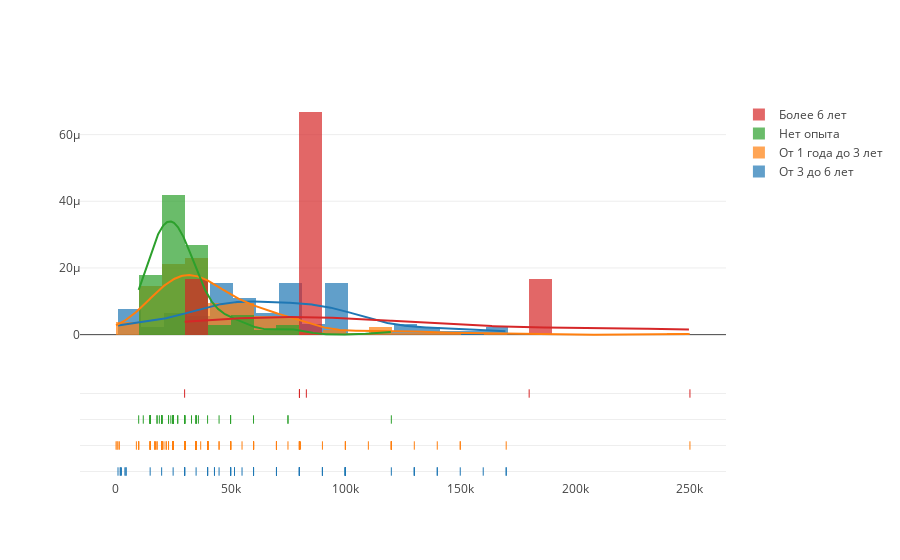

Notebook cell for this chart:
### Markdown cell above
## Распределение

### Code cell
factor = 'experience_name'
hist_data, group_labels = [], []
for factor_value in df_vacancy[factor].unique():
    factor_value_data = list(df_vacancy.loc[df_vacancy[factor] == factor_value]['salary_from'])
    if len(factor_value_data) > 1:
        group_labels.append(factor_value)
        hist_data.append(factor_value_data)

iplot(ff.create_distplot(hist_data, group_labels, bin_size=10000))

### Figure 1 — Plotly figure (JSON) as saved in the notebook; plotly's stock layout.template omitted (floating-point values rounded to 4 significant figures; data arrays with more than 128 entries replaced by an {"elided": "..."} marker saying what was removed)
{"data": [{"autobinx": false, "histnorm": "probability density", "legendgroup": "От 3 до 6 лет", "marker": {"color": "rgb(31, 119, 180)"}, "name": "От 3 до 6 лет", "opacity": 0.7, "type": "histogram", "x": [160000, 60000, 70000, 100000, 80000, 30000, 80000, 51724, 80000, 100000, 100000, 40000, 70000, 100000, 150000, 80000, 4000, 100000, 80000, 15000, 100000, 90000, 60000, 100000, 70000, 20000, 60000, 90000, 80000, 30000, 2500, 55000, 50000, 30000, 4500, 80000, 100000, 80000, 90000, 140000, 50000, 80000, 25000, 80000, 45000, 40000, 100000, 170000, 50000, 70000, 50000, 40000, 130000, 80000, 100000, 2000, 130000, 70000, 30000, 43000, 140000, 51724, 30000, 170000, 120000, 50000, 100000, 100000, 50000, 50000, 40000, 43000, 80000, 100000, 50000, 4500, 35000, 60000, 80000, 2000, 50000, 130000, 50000, 80000, 60000, 60000, 60000, 100000, 50000, 1000, 70000], "xaxis": "x1", "xbins": {"end": 170000, "size": 10000, "start": 1000}, "yaxis": "y1"}, {"autobinx": false, "histnorm": "probability density", "legendgroup": "От 1 года до 3 лет", "marker": {"color": "rgb(255, 127, 14)"}, "name": "От 1 года до 3 лет", "opacity": 0.7, "type": "histogram", "x": {"elided": "218 int values"}, "xaxis": "x1", "xbins": {"end": 250000, "size": 10000, "start": 150}, "yaxis": "y1"}, {"autobinx": false, "histnorm": "probability density", "legendgroup": "Нет опыта", "marker": {"color": "rgb(44, 160, 44)"}, "name": "Нет опыта", "opacity": 0.7, "type": "histogram", "x": [20000, 30000, 45000, 15000, 15000, 27000, 50000, 25000, 15000, 30000, 30000, 30000, 24000, 35000, 15000, 20000, 33000, 40000, 30000, 25000, 35000, 30000, 15000, 20000, 20000, 20000, 15000, 50000, 20000, 18000, 19000, 50000, 20000, 18000, 30000, 30000, 27000, 30000, 20000, 75000, 23000, 30000, 25000, 20000, 35000, 35000, 25000, 120000, 23000, 25000, 25000, 20000, 15000, 60000, 20000, 25000, 30000, 30000, 20000, 75000, 36000, 25000, 20000, 10000, 12000, 20000, 50000, 25000], "xaxis": "x1", "xbins": {"end": 120000, "size": 10000, "start": 10000}, "yaxis": "y1"}, {"autobinx": false, "histnorm": "probability density", "legendgroup": "Более 6 лет", "marker": {"color": "rgb(214, 39, 40)"}, "name": "Более 6 лет", "opacity": 0.7, "type": "histogram", "x": [30000, 80000, 180000, 250000, 80000, 80000, 83000], "xaxis": "x1", "xbins": {"end": 250000, "size": 10000, "start": 30000}, "yaxis": "y1"}, {"legendgroup": "От 3 до 6 лет", "marker": {"color": "rgb(31, 119, 180)"}, "mode": "lines", "name": "От 3 до 6 лет", "showlegend": false, "type": "scatter", "x": {"elided": "500 int values"}, "xaxis": "x1", "y": {"elided": "500 float values"}, "yaxis": "y1"}, {"legendgroup": "От 1 года до 3 лет", "marker": {"color": "rgb(255, 127, 14)"}, "mode": "lines", "name": "От 1 года до 3 лет", "showlegend": false, "type": "scatter", "x": {"elided": "500 float values"}, "xaxis": "x1", "y": {"elided": "500 float values"}, "yaxis": "y1"}, {"legendgroup": "Нет опыта", "marker": {"color": "rgb(44, 160, 44)"}, "mode": "lines", "name": "Нет опыта", "showlegend": false, "type": "scatter", "x": {"elided": "500 int values"}, "xaxis": "x1", "y": {"elided": "500 float values"}, "yaxis": "y1"}, {"legendgroup": "Более 6 лет", "marker": {"color": "rgb(214, 39, 40)"}, "mode": "lines", "name": "Более 6 лет", "showlegend": false, "type": "scatter", "x": {"elided": "500 int values"}, "xaxis": "x1", "y": {"elided": "500 float values"}, "yaxis": "y1"}, {"legendgroup": "От 3 до 6 лет", "marker": {"color": "rgb(31, 119, 180)", "symbol": "line-ns-open"}, "mode": "markers", "name": "От 3 до 6 лет", "showlegend": false, "text": null, "type": "scatter", "x": [160000, 60000, 70000, 100000, 80000, 30000, 80000, 51724, 80000, 100000, 100000, 40000, 70000, 100000, 150000, 80000, 4000, 100000, 80000, 15000, 100000, 90000, 60000, 100000, 70000, 20000, 60000, 90000, 80000, 30000, 2500, 55000, 50000, 30000, 4500, 80000, 100000, 80000, 90000, 140000, 50000, 80000, 25000, 80000, 45000, 40000, 100000, 170000, 50000, 70000, 50000, 40000, 130000, 80000, 100000, 2000, 130000, 70000, 30000, 43000, 140000, 51724, 30000, 170000, 120000, 50000, 100000, 100000, 50000, 50000, 40000, 43000, 80000, 100000, 50000, 4500, 35000, 60000, 80000, 2000, 50000, 130000, 50000, 80000, 60000, 60000, 60000, 100000, 50000, 1000, 70000], "xaxis": "x1", "y": ["От 3 до 6 лет", "От 3 до 6 лет", "От 3 до 6 лет", "От 3 до 6 лет", "От 3 до 6 лет", "От 3 до 6 лет", "От 3 до 6 лет", "От 3 до 6 лет", "От 3 до 6 лет", "От 3 до 6 лет", "От 3 до 6 лет", "От 3 до 6 лет", "От 3 до 6 лет", "От 3 до 6 лет", "От 3 до 6 лет", "От 3 до 6 лет", "От 3 до 6 лет", "От 3 до 6 лет", "От 3 до 6 лет", "От 3 до 6 лет", "От 3 до 6 лет", "От 3 до 6 лет", "От 3 до 6 лет", "От 3 до 6 лет", "От 3 до 6 лет", "От 3 до 6 лет", "От 3 до 6 лет", "От 3 до 6 лет", "От 3 до 6 лет", "От 3 до 6 лет", "От 3 до 6 лет", "От 3 до 6 лет", "От 3 до 6 лет", "От 3 до 6 лет", "От 3 до 6 лет", "От 3 до 6 лет", "От 3 до 6 лет", "От 3 до 6 лет", "От 3 до 6 лет", "От 3 до 6 лет", "От 3 до 6 лет", "От 3 до 6 лет", "От 3 до 6 лет", "От 3 до 6 лет", "От 3 до 6 лет", "От 3 до 6 лет", "От 3 до 6 лет", "От 3 до 6 лет", "От 3 до 6 лет", "От 3 до 6 лет", "От 3 до 6 лет", "От 3 до 6 лет", "От 3 до 6 лет", "От 3 до 6 лет", "От 3 до 6 лет", "От 3 до 6 лет", "От 3 до 6 лет", "От 3 до 6 лет", "От 3 до 6 лет", "От 3 до 6 лет", "От 3 до 6 лет", "От 3 до 6 лет", "От 3 до 6 лет", "От 3 до 6 лет", "От 3 до 6 лет", "От 3 до 6 лет", "От 3 до 6 лет", "От 3 до 6 лет", "От 3 до 6 лет", "От 3 до 6 лет", "От 3 до 6 лет", "От 3 до 6 лет", "От 3 до 6 лет", "От 3 до 6 лет", "От 3 до 6 лет", "От 3 до 6 лет", "От 3 до 6 лет", "От 3 до 6 лет", "От 3 до 6 лет", "От 3 до 6 лет", "От 3 до 6 лет", "От 3 до 6 лет", "От 3 до 6 лет", "От 3 до 6 лет", "От 3 до 6 лет", "От 3 до 6 лет", "От 3 до 6 лет", "От 3 до 6 лет", "От 3 до 6 лет", "От 3 до 6 лет", "От 3 до 6 лет"], "yaxis": "y2"}, {"legendgroup": "От 1 года до 3 лет", "marker": {"color": "rgb(255, 127, 14)", "symbol": "line-ns-open"}, "mode": "markers", "name": "От 1 года до 3 лет", "showlegend": false, "text": null, "type": "scatter", "x": {"elided": "218 int values"}, "xaxis": "x1", "y": {"elided": "218 str values"}, "yaxis": "y2"}, {"legendgroup": "Нет опыта", "marker": {"color": "rgb(44, 160, 44)", "symbol": "line-ns-open"}, "mode": "markers", "name": "Нет опыта", "showlegend": false, "text": null, "type": "scatter", "x": [20000, 30000, 45000, 15000, 15000, 27000, 50000, 25000, 15000, 30000, 30000, 30000, 24000, 35000, 15000, 20000, 33000, 40000, 30000, 25000, 35000, 30000, 15000, 20000, 20000, 20000, 15000, 50000, 20000, 18000, 19000, 50000, 20000, 18000, 30000, 30000, 27000, 30000, 20000, 75000, 23000, 30000, 25000, 20000, 35000, 35000, 25000, 120000, 23000, 25000, 25000, 20000, 15000, 60000, 20000, 25000, 30000, 30000, 20000, 75000, 36000, 25000, 20000, 10000, 12000, 20000, 50000, 25000], "xaxis": "x1", "y": ["Нет опыта", "Нет опыта", "Нет опыта", "Нет опыта", "Нет опыта", "Нет опыта", "Нет опыта", "Нет опыта", "Нет опыта", "Нет опыта", "Нет опыта", "Нет опыта", "Нет опыта", "Нет опыта", "Нет опыта", "Нет опыта", "Нет опыта", "Нет опыта", "Нет опыта", "Нет опыта", "Нет опыта", "Нет опыта", "Нет опыта", "Нет опыта", "Нет опыта", "Нет опыта", "Нет опыта", "Нет опыта", "Нет опыта", "Нет опыта", "Нет опыта", "Нет опыта", "Нет опыта", "Нет опыта", "Нет опыта", "Нет опыта", "Нет опыта", "Нет опыта", "Нет опыта", "Нет опыта", "Нет опыта", "Нет опыта", "Нет опыта", "Нет опыта", "Нет опыта", "Нет опыта", "Нет опыта", "Нет опыта", "Нет опыта", "Нет опыта", "Нет опыта", "Нет опыта", "Нет опыта", "Нет опыта", "Нет опыта", "Нет опыта", "Нет опыта", "Нет опыта", "Нет опыта", "Нет опыта", "Нет опыта", "Нет опыта", "Нет опыта", "Нет опыта", "Нет опыта", "Нет опыта", "Нет опыта", "Нет опыта"], "yaxis": "y2"}, {"legendgroup": "Более 6 лет", "marker": {"color": "rgb(214, 39, 40)", "symbol": "line-ns-open"}, "mode": "markers", "name": "Более 6 лет", "showlegend": false, "text": null, "type": "scatter", "x": [30000, 80000, 180000, 250000, 80000, 80000, 83000], "xaxis": "x1", "y": ["Более 6 лет", "Более 6 лет", "Более 6 лет", "Более 6 лет", "Более 6 лет", "Более 6 лет", "Более 6 лет"], "yaxis": "y2"}], "layout": {"barmode": "overlay", "hovermode": "closest", "legend": {"traceorder": "reversed"}, "xaxis1": {"anchor": "y2", "domain": [0, 1], "zeroline": false}, "yaxis1": {"anchor": "free", "domain": [0.35, 1], "position": 0}, "yaxis2": {"anchor": "x1", "domain": [0, 0.25], "dtick": 1, "showticklabels": false}}}
